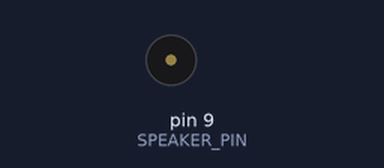
This sketch was run on a simulated Arduino Uno, built with avr-gcc and run on an emulated ATmega328P. Parts: buzzer (waves = sounding).

Above: at 0.3 s.
Timing chart, 0 to 1.8 s (numbered marks = the images above):
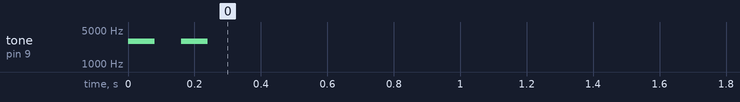

The sketch:

beep_beep.ino
```cpp
/*
   Beep Beep

    Makes a beeping noise twice.
*/

#define SPEAKER_PIN 9
#define NOTE_LENGTH 80
#define FREQ 2960

void setup() {
    beep();
    beep();
}

void beep() {
    tone(SPEAKER_PIN, FREQ, NOTE_LENGTH);
    delay(NOTE_LENGTH);
    noTone(SPEAKER_PIN);
    delay(NOTE_LENGTH);
}

void loop() {
    // nothing to do here
}
```
